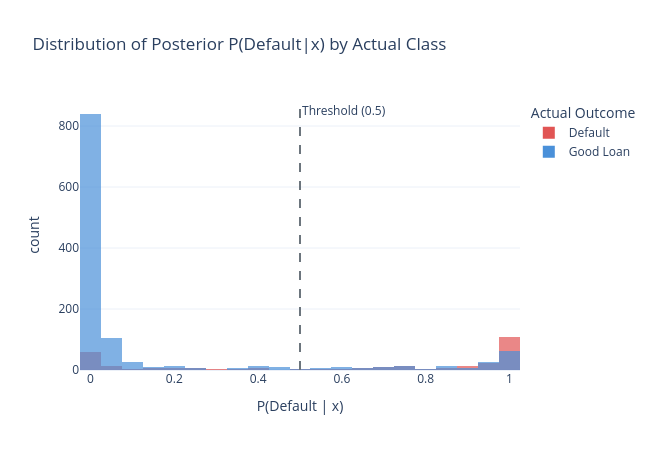

The notebook cell this image was saved under:
### Markdown cell above
---
## 6. Posterior Probability Distribution

### Code cell
prob_df = pd.DataFrame({
    "probability": y_score,
    "actual": y_test.map({0: "Good Loan", 1: "Default"}).values,
})

fig_post = px.histogram(
    prob_df, x="probability", color="actual",
    nbins=50, barmode="overlay", opacity=0.7,
    title="Distribution of Posterior P(Default|x) by Actual Class",
    labels={"probability": "P(Default | x)", "actual": "Actual Outcome"},
    color_discrete_map={"Good Loan": COLORS["accent"], "Default": COLORS["red"]},
    height=450, width=650,
)
fig_post.add_vline(x=0.5, line_dash="dash", line_color=COLORS["gray"],
                   annotation_text="Threshold (0.5)")
fig_post.show()
save_chart(fig_post, MODEL_SLUG, "posterior_distribution")

### Figure 1 — Plotly figure (JSON) as saved in the notebook; plotly's stock layout.template omitted (floating-point values rounded to 4 significant figures; data arrays with more than 128 entries replaced by an {"elided": "..."} marker saying what was removed)
{"data": [{"bingroup": "x", "hovertemplate": "Actual Outcome=Default<br>P(Default | x)=%{x}<br>count=%{y}<extra></extra>", "legendgroup": "Default", "marker": {"color": "#E15554", "opacity": 0.7, "pattern": {"shape": ""}}, "name": "Default", "nbinsx": 50, "orientation": "v", "showlegend": true, "type": "histogram", "x": {"elided": "297 float values"}, "xaxis": "x", "yaxis": "y"}, {"bingroup": "x", "hovertemplate": "Actual Outcome=Good Loan<br>P(Default | x)=%{x}<br>count=%{y}<extra></extra>", "legendgroup": "Good Loan", "marker": {"color": "#4A90D9", "opacity": 0.7, "pattern": {"shape": ""}}, "name": "Good Loan", "nbinsx": 50, "orientation": "v", "showlegend": true, "type": "histogram", "x": {"elided": "1193 float values"}, "xaxis": "x", "yaxis": "y"}], "layout": {"annotations": [{"showarrow": false, "text": "Threshold (0.5)", "x": 0.5, "xanchor": "left", "xref": "x", "y": 1, "yanchor": "top", "yref": "y domain"}], "barmode": "overlay", "height": 450, "legend": {"title": {"text": "Actual Outcome"}, "tracegroupgap": 0}, "shapes": [{"line": {"color": "#6c757d", "dash": "dash"}, "type": "line", "x0": 0.5, "x1": 0.5, "xref": "x", "y0": 0, "y1": 1, "yref": "y domain"}], "title": {"text": "Distribution of Posterior P(Default|x) by Actual Class"}, "width": 650, "xaxis": {"anchor": "y", "domain": [0, 1], "title": {"text": "P(Default | x)"}}, "yaxis": {"anchor": "x", "domain": [0, 1], "title": {"text": "count"}}}}
